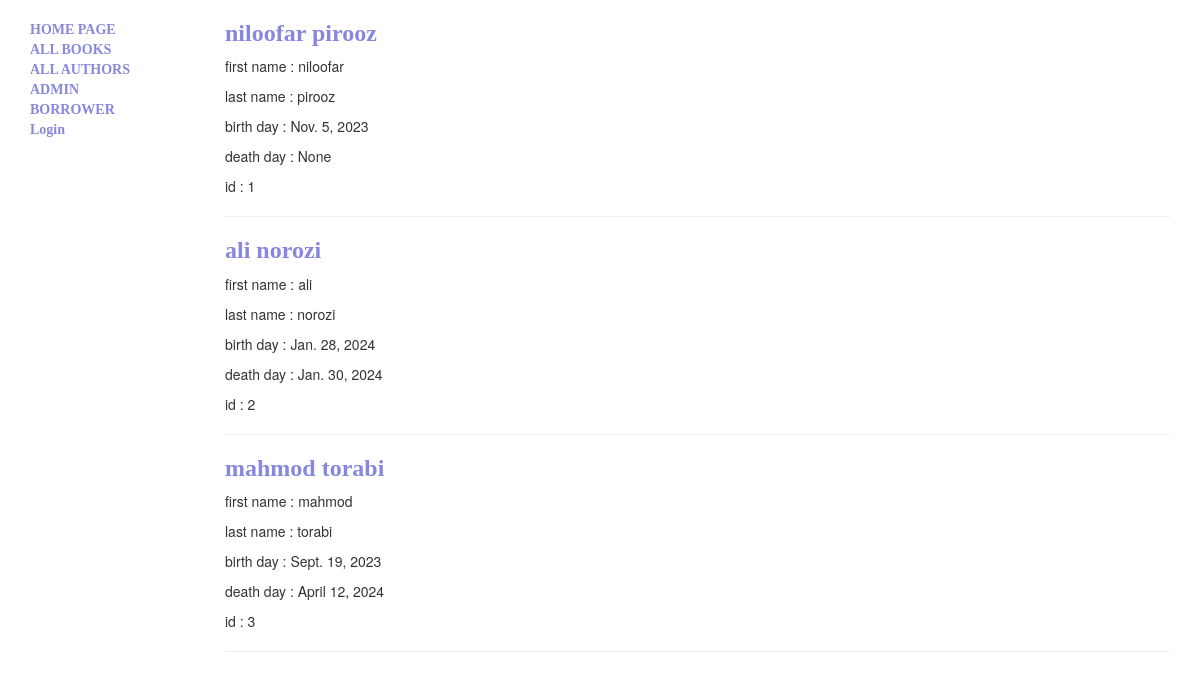
The page /catalog/author/ on the database as committed earlier.
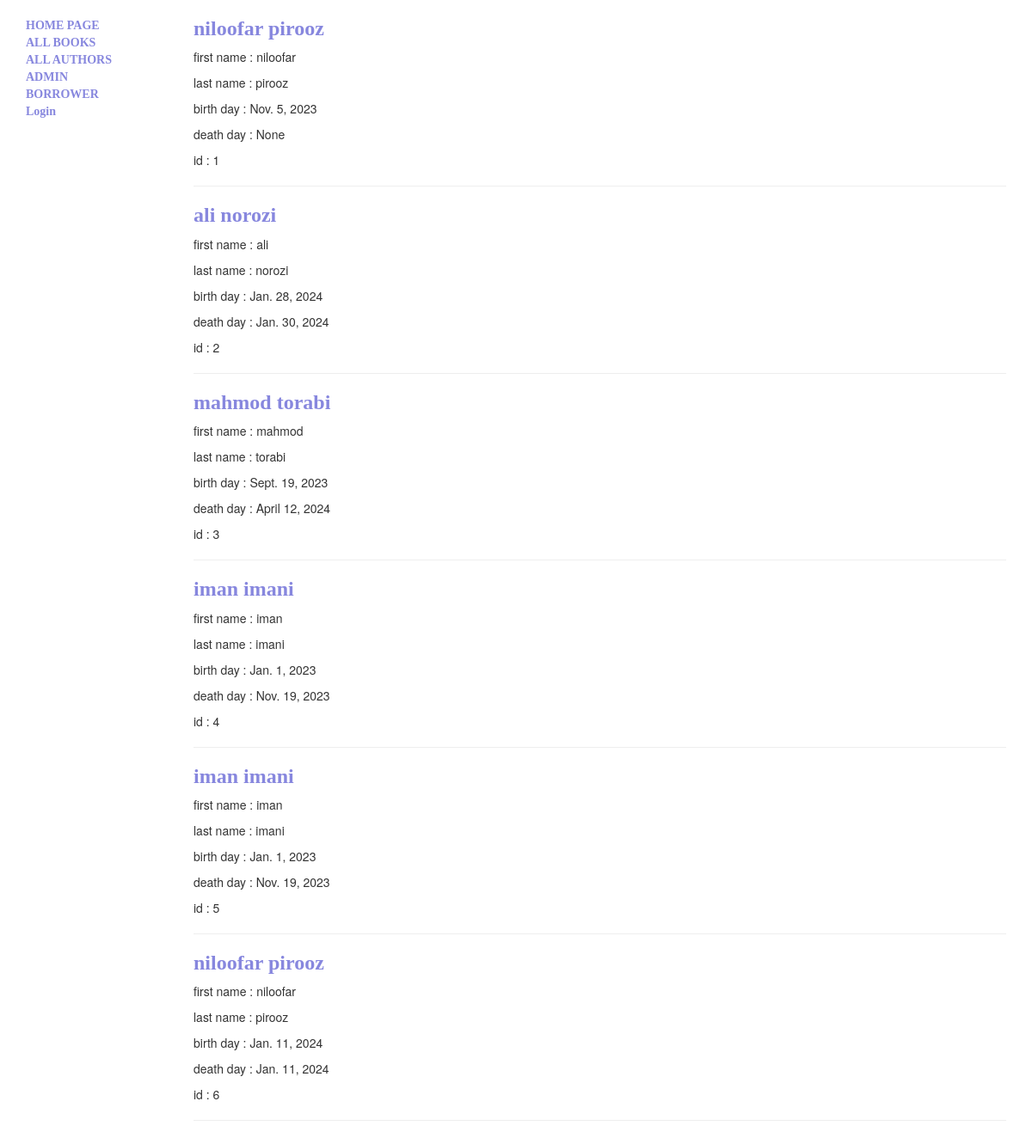
The same page on the database as committed later.
### catalog/models.py (models this page shows, shortened)
class Author ( models.Model ):
    first_name  =    models.CharField ( max_length= 100 , help_text= 'first name' )
    last_name   =    models.CharField ( max_length= 100 , help_text= 'last name' )
    birth_day   =    models.DateField ( null= True , blank= True )
    death_day   =    models.DateField ( null= True , blank= True )

### catalog/views.py (the view)
class AuthorListView ( generic.ListView ) :
    model = models.Author
    template_name = 'catalog/author_list.html'

### catalog/templates/catalog/author_list.html
{% extends 'catalog/base_generic.html' %}
{% block content %}
    {% for author in author_list %}
        <h3><a href="{% url 'catalog:author_detail' %}">{{author.first_name}} {{ author.last_name}}</a></h3>
        <p> first name : {{ author.first_name }} </p>
        <p> last name : {{ author.last_name }} </p>
        <p> birth day : {{ author.birth_day }} </p>
        <p> death day : {{ author.death_day }} </p>
        <p> id : {{ author.id }} </p>
        <hr>
    {% endfor %}
{% endblock %}

Rows that differ between the two databases and show on the page:
added Author: first_name "iman", last_name "imani", birth_day "Jan. 1, 2023", death_day "Nov. 19, 2023", id "4"
added Author: first_name "iman", last_name "imani", birth_day "Jan. 1, 2023", death_day "Nov. 19, 2023", id "5"
added Author: first_name "niloofar", last_name "pirooz", birth_day "Jan. 11, 2024", death_day "Jan. 11, 2024", id "6"
